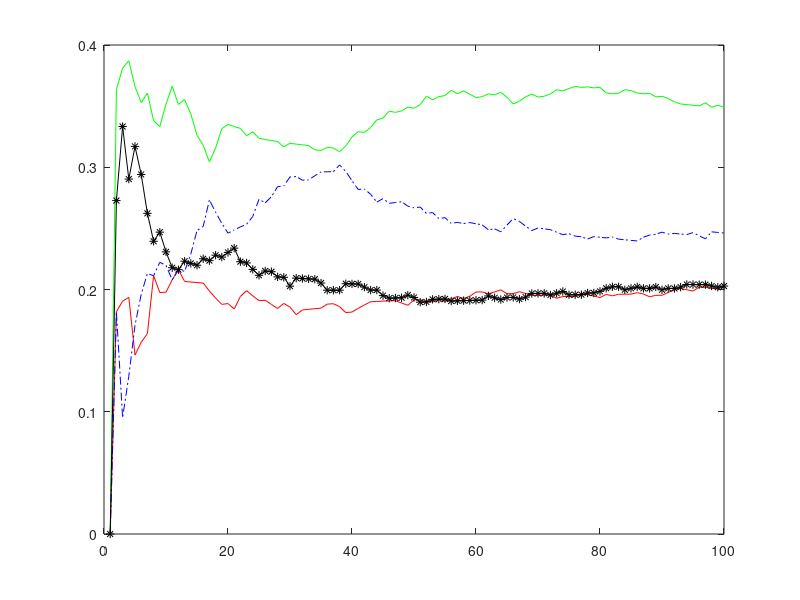

Recreate this plot in MATLAB.
% for homework 2
% problem 1

clear; close all;

%PI = [0.1 0.3 0.4 0.2; 0.2 0.1 0.3 0.4; 0.4 0.2 0.1 0.3; 0.3 0.4 0.2 0.1];  % transition matrix
PI = [0.1 0.3 0.4 0.2; 0.2 0.4 0 0.4; 0 0.3 0.5 0.2; 0.5 0.3 0.2 0]; 

M = 4;      % number of chains
N = 4;      % number of states
K = 1000;    % number of time steps in each chain

for m = 1:M
    %x(1,m) = m;  % random initial
     x(1,m) = ceil(4*rand);
    for k = 2:K
        % generate a chain
        P = PI(x(k-1,m),:); %pick i-th row
        U = rand;
        if U < P(1)
            x(k,m) = 1;
            
        elseif (P(1)<U&&U<(P(1)+P(2)))
            x(k,m) = 2;
            
        elseif((P(1)+P(2))<U&&U<(P(1)+P(2)+P(3)))
                    
                    x(k,m) = 3;
        else
            x(k,m) = N; 
        end
        for n=1:N
        p0(m,n,k) = sum(x(:,m)==n)/k;
        end;
    end
end

plot(squeeze(p0(1,1,1:10:1000)),'r');
hold on,plot(squeeze(p0(1,2,1:10:1000)),'-g');
hold on,plot(squeeze(p0(1,3,1:10:1000)),'-.b');
hold on,plot(squeeze(p0(1,4,1:10:1000)),'-*k');


% Final Relative frequencies

for m = 1:M
    for n = 1:N
        p(m,n) = sum(x(:,m)==n);
    end
end
p = p/K;  % normalization

[V, D] = eig(PI'); 
ind = find(abs(diag(D)-1)< 1e-6);
P = V(:,ind)/sum(V(:,ind));
